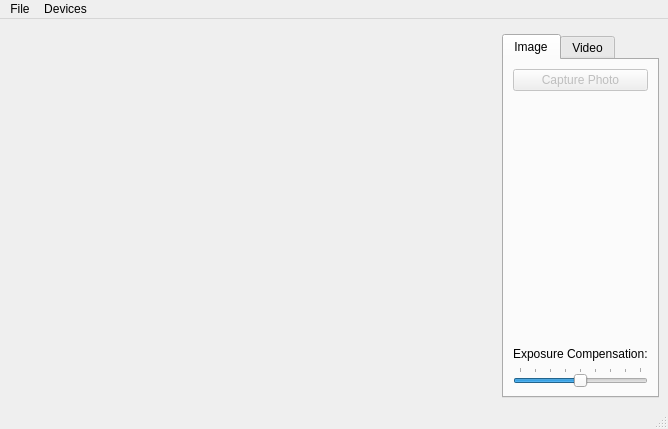
<?xml version="1.0" encoding="UTF-8"?>
<ui version="4.0">
 <class>Camera</class>
 <widget class="QMainWindow" name="Camera">
  <property name="geometry">
   <rect>
    <x>0</x>
    <y>0</y>
    <width>668</width>
    <height>429</height>
   </rect>
  </property>
  <property name="windowTitle">
   <string>Camera</string>
  </property>
  <widget class="QWidget" name="centralwidget">
   <layout class="QGridLayout" name="gridLayout_3">
    <item row="1" column="1" colspan="2">
     <widget class="QTabWidget" name="captureWidget">
      <property name="currentIndex">
       <number>0</number>
      </property>
      <widget class="QWidget" name="tab_2">
       <attribute name="title">
        <string>Image</string>
       </attribute>
       <layout class="QGridLayout" name="gridLayout">
        <item row="3" column="0">
         <spacer name="verticalSpacer_2">
          <property name="orientation">
           <enum>Qt::Vertical</enum>
          </property>
          <property name="sizeHint" stdset="0">
           <size>
            <width>20</width>
            <height>161</height>
           </size>
          </property>
         </spacer>
        </item>
        <item row="0" column="0">
         <widget class="QPushButton" name="takeImageButton">
          <property name="enabled">
           <bool>false</bool>
          </property>
          <property name="text">
           <string>Capture Photo</string>
          </property>
          <property name="icon">
           <iconset>
            <normaloff>:/images/shutter.svg</normaloff>:/images/shutter.svg</iconset>
          </property>
         </widget>
        </item>
        <item row="5" column="0">
         <widget class="QSlider" name="exposureCompensation">
          <property name="minimum">
           <number>-4</number>
          </property>
          <property name="maximum">
           <number>4</number>
          </property>
          <property name="pageStep">
           <number>2</number>
          </property>
          <property name="orientation">
           <enum>Qt::Horizontal</enum>
          </property>
          <property name="tickPosition">
           <enum>QSlider::TicksAbove</enum>
          </property>
         </widget>
        </item>
        <item row="4" column="0">
         <widget class="QLabel" name="label">
          <property name="text">
           <string>Exposure Compensation:</string>
          </property>
         </widget>
        </item>
       </layout>
      </widget>
      <widget class="QWidget" name="tab">
       <attribute name="title">
        <string>Video</string>
       </attribute>
       <layout class="QGridLayout" name="gridLayout_2">
        <item row="0" column="0">
         <widget class="QPushButton" name="recordButton">
          <property name="text">
           <string>Record</string>
          </property>
         </widget>
        </item>
        <item row="1" column="0">
         <widget class="QPushButton" name="pauseButton">
          <property name="text">
           <string>Pause</string>
          </property>
         </widget>
        </item>
        <item row="2" column="0">
         <widget class="QPushButton" name="stopButton">
          <property name="text">
           <string>Stop</string>
          </property>
         </widget>
        </item>
        <item row="3" column="0">
         <spacer name="verticalSpacer">
          <property name="orientation">
           <enum>Qt::Vertical</enum>
          </property>
          <property name="sizeHint" stdset="0">
           <size>
            <width>20</width>
            <height>76</height>
           </size>
          </property>
         </spacer>
        </item>
        <item row="4" column="0">
         <widget class="QPushButton" name="muteButton">
          <property name="text">
           <string>Mute</string>
          </property>
          <property name="checkable">
           <bool>true</bool>
          </property>
         </widget>
        </item>
        <item row="5" column="0">
         <widget class="QPushButton" name="metaDataButton">
          <property name="text">
           <string>Set metadata</string>
          </property>
          <property name="checkable">
           <bool>true</bool>
          </property>
         </widget>
        </item>
       </layout>
      </widget>
     </widget>
    </item>
    <item row="0" column="0" rowspan="2">
     <widget class="QStackedWidget" name="stackedWidget">
      <property name="sizePolicy">
       <sizepolicy hsizetype="Preferred" vsizetype="Preferred">
        <horstretch>1</horstretch>
        <verstretch>0</verstretch>
       </sizepolicy>
      </property>
      <property name="palette">
       <palette>
        <active>
         <colorrole role="Base">
          <brush brushstyle="SolidPattern">
           <color alpha="255">
            <red>255</red>
            <green>255</green>
            <blue>255</blue>
           </color>
          </brush>
         </colorrole>
         <colorrole role="Window">
          <brush brushstyle="SolidPattern">
           <color alpha="255">
            <red>145</red>
            <green>145</green>
            <blue>145</blue>
           </color>
          </brush>
         </colorrole>
        </active>
        <inactive>
         <colorrole role="Base">
          <brush brushstyle="SolidPattern">
           <color alpha="255">
            <red>255</red>
            <green>255</green>
            <blue>255</blue>
           </color>
          </brush>
         </colorrole>
         <colorrole role="Window">
          <brush brushstyle="SolidPattern">
           <color alpha="255">
            <red>145</red>
            <green>145</green>
            <blue>145</blue>
           </color>
          </brush>
         </colorrole>
        </inactive>
        <disabled>
         <colorrole role="Base">
          <brush brushstyle="SolidPattern">
           <color alpha="255">
            <red>145</red>
            <green>145</green>
            <blue>145</blue>
           </color>
          </brush>
         </colorrole>
         <colorrole role="Window">
          <brush brushstyle="SolidPattern">
           <color alpha="255">
            <red>145</red>
            <green>145</green>
            <blue>145</blue>
           </color>
          </brush>
         </colorrole>
        </disabled>
       </palette>
      </property>
      <property name="currentIndex">
       <number>0</number>
      </property>
      <widget class="QWidget" name="viewfinderPage">
       <layout class="QGridLayout" name="gridLayout_5">
        <item row="0" column="0">
         <widget class="QWidget" name="viewfinder" native="true"/>
        </item>
       </layout>
      </widget>
      <widget class="QWidget" name="previewPage">
       <layout class="QGridLayout" name="gridLayout_4">
        <item row="0" column="0">
         <widget class="QLabel" name="lastImagePreviewLabel">
          <property name="sizePolicy">
           <sizepolicy hsizetype="Preferred" vsizetype="MinimumExpanding">
            <horstretch>0</horstretch>
            <verstretch>0</verstretch>
           </sizepolicy>
          </property>
          <property name="frameShape">
           <enum>QFrame::Box</enum>
          </property>
          <property name="text">
           <string/>
          </property>
         </widget>
        </item>
       </layout>
      </widget>
     </widget>
    </item>
   </layout>
  </widget>
  <widget class="QMenuBar" name="menubar">
   <property name="geometry">
    <rect>
     <x>0</x>
     <y>0</y>
     <width>668</width>
     <height>36</height>
    </rect>
   </property>
   <widget class="QMenu" name="menuFile">
    <property name="title">
     <string>File</string>
    </property>
    <addaction name="actionStartCamera"/>
    <addaction name="actionStopCamera"/>
    <addaction name="separator"/>
    <addaction name="separator"/>
    <addaction name="actionExit"/>
   </widget>
   <widget class="QMenu" name="menuDevices">
    <property name="title">
     <string>Devices</string>
    </property>
   </widget>
   <addaction name="menuFile"/>
   <addaction name="menuDevices"/>
  </widget>
  <widget class="QStatusBar" name="statusbar"/>
  <action name="actionExit">
   <property name="text">
    <string>Close</string>
   </property>
  </action>
  <action name="actionStartCamera">
   <property name="text">
    <string>Start Camera</string>
   </property>
  </action>
  <action name="actionStopCamera">
   <property name="text">
    <string>Stop Camera</string>
   </property>
  </action>
  <action name="actionSettings">
   <property name="text">
    <string>Change Settings</string>
   </property>
  </action>
 </widget>
 <resources/>
 <connections>
  <connection>
   <sender>recordButton</sender>
   <signal>clicked()</signal>
   <receiver>Camera</receiver>
   <slot>record()</slot>
   <hints>
    <hint type="sourcelabel">
     <x>647</x>
     <y>149</y>
    </hint>
    <hint type="destinationlabel">
     <x>61</x>
     <y>238</y>
    </hint>
   </hints>
  </connection>
  <connection>
   <sender>stopButton</sender>
   <signal>clicked()</signal>
   <receiver>Camera</receiver>
   <slot>stop()</slot>
   <hints>
    <hint type="sourcelabel">
     <x>647</x>
     <y>225</y>
    </hint>
    <hint type="destinationlabel">
     <x>140</x>
     <y>236</y>
    </hint>
   </hints>
  </connection>
  <connection>
   <sender>pauseButton</sender>
   <signal>clicked()</signal>
   <receiver>Camera</receiver>
   <slot>pause()</slot>
   <hints>
    <hint type="sourcelabel">
     <x>647</x>
     <y>187</y>
    </hint>
    <hint type="destinationlabel">
     <x>234</x>
     <y>237</y>
    </hint>
   </hints>
  </connection>
  <connection>
   <sender>actionExit</sender>
   <signal>triggered()</signal>
   <receiver>Camera</receiver>
   <slot>close()</slot>
   <hints>
    <hint type="sourcelabel">
     <x>-1</x>
     <y>-1</y>
    </hint>
    <hint type="destinationlabel">
     <x>154</x>
     <y>130</y>
    </hint>
   </hints>
  </connection>
  <connection>
   <sender>takeImageButton</sender>
   <signal>clicked()</signal>
   <receiver>Camera</receiver>
   <slot>takeImage()</slot>
   <hints>
    <hint type="sourcelabel">
     <x>625</x>
     <y>132</y>
    </hint>
    <hint type="destinationlabel">
     <x>603</x>
     <y>169</y>
    </hint>
   </hints>
  </connection>
  <connection>
   <sender>muteButton</sender>
   <signal>toggled(bool)</signal>
   <receiver>Camera</receiver>
   <slot>setMuted(bool)</slot>
   <hints>
    <hint type="sourcelabel">
     <x>647</x>
     <y>377</y>
    </hint>
    <hint type="destinationlabel">
     <x>5</x>
     <y>280</y>
    </hint>
   </hints>
  </connection>
  <connection>
   <sender>exposureCompensation</sender>
   <signal>valueChanged(int)</signal>
   <receiver>Camera</receiver>
   <slot>setExposureCompensation(int)</slot>
   <hints>
    <hint type="sourcelabel">
     <x>559</x>
     <y>367</y>
    </hint>
    <hint type="destinationlabel">
     <x>665</x>
     <y>365</y>
    </hint>
   </hints>
  </connection>
  <connection>
   <sender>actionStartCamera</sender>
   <signal>triggered()</signal>
   <receiver>Camera</receiver>
   <slot>startCamera()</slot>
   <hints>
    <hint type="sourcelabel">
     <x>-1</x>
     <y>-1</y>
    </hint>
    <hint type="destinationlabel">
     <x>333</x>
     <y>210</y>
    </hint>
   </hints>
  </connection>
  <connection>
   <sender>actionStopCamera</sender>
   <signal>triggered()</signal>
   <receiver>Camera</receiver>
   <slot>stopCamera()</slot>
   <hints>
    <hint type="sourcelabel">
     <x>-1</x>
     <y>-1</y>
    </hint>
    <hint type="destinationlabel">
     <x>333</x>
     <y>210</y>
    </hint>
   </hints>
  </connection>
 </connections>
 <slots>
  <slot>record()</slot>
  <slot>pause()</slot>
  <slot>stop()</slot>
  <slot>enablePreview(bool)</slot>
  <slot>configureCaptureSettings()</slot>
  <slot>takeImage()</slot>
  <slot>startCamera()</slot>
  <slot>toggleLock()</slot>
  <slot>setMuted(bool)</slot>
  <slot>stopCamera()</slot>
  <slot>setExposureCompensation(int)</slot>
 </slots>
</ui>
